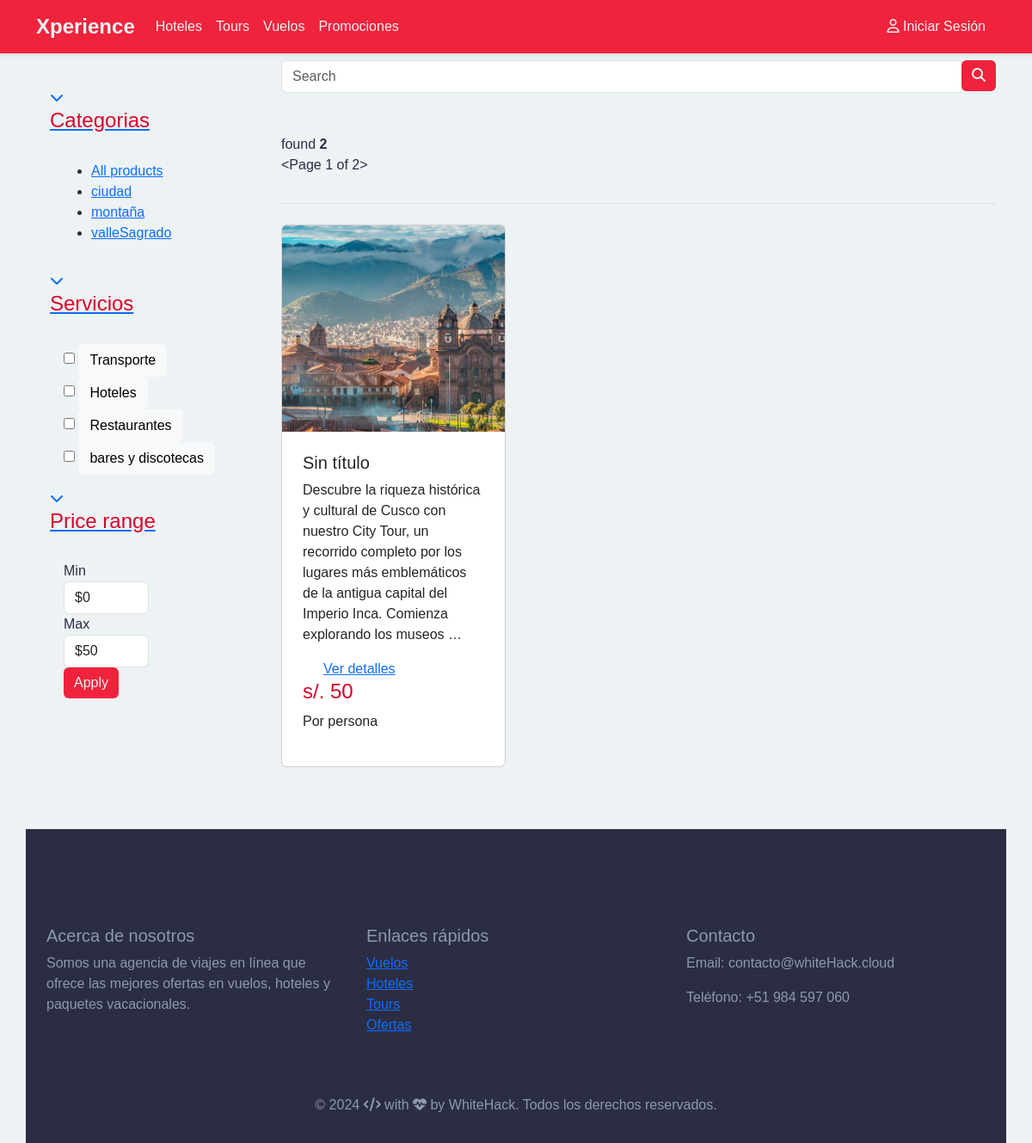
Screenshot of /store/category/ciudad/ with the database file from the repository.
### category/models.py (models this page shows, shortened)
class Category(models.Model):
    category_name = models.CharField(max_length=50, unique=True)
    slug = models.CharField(max_length=100, unique=True)
    description = models.TextField(blank=True)
    class Meta:
        verbose_name = 'category'
        verbose_name_plural = 'categories'

### store/models.py (models this page shows, shortened)
class Product(models.Model):
    product_name = models.CharField(max_length=200, unique=True)
    slug = models.SlugField(max_length=200, unique=True)
    title = models.CharField(max_length=100, default="Sin título")
    description = models.TextField(max_length=1000, blank=True)
    price = models.IntegerField()
    images = models.ImageField(upload_to='fotos/productos')
    stock = models.IntegerField()
    is_available = models.BooleanField(default=True)
    category = models.ForeignKey(Category, on_delete=models.CASCADE)
    created_date = models.DateField(auto_created=True)
    modified_date = models.DateField(auto_created=True)
    @property
    def price_public(self):
        return int(self.price * 1.25) if self.price is not None else 0
    def get_url(self):
        return reverse('product_detail', args=[self.category.slug, self.slug])

### store/views.py (the view)
# urls.py: path('', views.store, name='store'),
def store(request, category_slug=None):
    categories = None
    products = None
    if category_slug != None:
        categories = get_object_or_404(Category, slug= category_slug)
        products = Product.objects.filter(category=categories, is_available= True)
        paginator = Paginator(products, 1)
        page = request.GET.get('page')
        paged_products = paginator.get_page(page)
        product_count = products.count()
    else:
        products = Product.objects.filter(is_available= True).order_by('id')
        paginator = Paginator(products, 3)
        page = request.GET.get('page')
        paged_products = paginator.get_page(page)
        product_count = products.count()
    context = {
        'products': paged_products,
        'product_count': product_count
    }
    return render(request, 'store/store.html', context)

### category/context_procesor.py (called while the page is built)
def menu_links(request):
    links = Category.objects.all()
    return dict(links=links)

### templates/store/store.html (shortened to what this page needs)
{% extends 'base.html' %}
{% load static %}
{% block content %}
<main>
<section class="section-content padding-y">
    <div class="container">
    <div class="row">
<aside class="col-md-3">
    <div class="card-body">
        <article class="filter-group">
            <header class="card-header">
                <a href="#" data-toggle="collapse" data-target="#collapse_1" aria-expanded="true" class="">
                    <i class="icon-control fa fa-chevron-down"></i>
                    <h6 class="title">Categorias</h6>
                </a>
            </header>
            <div class="filter-content collapse show" id="collapse_1" style="">
                <div class="card-body">
                    <ul class="list-menu">
                    <li><a href="{% url 'store'%}">  All products  </a></li>
                    {% for category in links %}
                    <li><a href="{{category.get_url}}"> {{category.category_name}}  </a></li>
                    {% endfor %}
                    </ul>
                </div>
            </div>
        </article>
        <article class="filter-group">
            <header class="card-header">
                <a href="#" data-toggle="collapse" data-target="#collapse_4" aria-expanded="true" class="">
                    <i class="icon-control fa fa-chevron-down"></i>
                    <h6 class="title">Servicios </h6>
                </a>
            </header>
            <div class="filter-content collapse show" id="collapse_4" style="">
                <div class="card-body">
                  <label class="checkbox-btn">
                    <input type="checkbox">
                    <span class="btn btn-light"> Transporte </span>
                  </label>
                  <label class="checkbox-btn">
                    <input type="checkbox">
                    <span class="btn btn-light"> Hoteles </span>
                  </label>
                  <label class="checkbox-btn">
                    <input type="checkbox">
                    <span class="btn btn-light"> Restaurantes </span>
                  </label>
                  <label class="checkbox-btn">
                    <input type="checkbox">
                    <span class="btn btn-light"> bares y discotecas </span>
                  </label>
            </div>
            </div>
        </article>
        <article class="filter-group">
            <header class="card-header">
                <a href="#" data-toggle="collapse" data-target="#collapse_3" aria-expanded="true" class="">
                    <i class="icon-control fa fa-chevron-down"></i>
                    <h6 class="title">Price range </h6>
                </a>
            </header>
            <div class="filter-content collapse show" id="collapse_3" style="">
                <div class="card-body">
                    <div class="form-row">
                    <div class="form-group col-md-6">
                      <label>Min</label>
                          <select class="mr-2 form-control">
                            <option value="0">$0</option>
                        </select>
                    </div>
                    <div class="form-group text-right col-md-6">
                      <label>Max</label>
                          <select class="mr-2 form-control">
                            <option value="50">$50</option>
                        </select>
                    </div>
                    </div>
                    <button class="btn btn-block btn-primary">Apply</button>
                </div>
            </div>
        </article>
    </div>
</aside>
<main class="col-md-9">
    <form action="{% url 'search' %}" class="search" method= 'GET'>
        <div class="input-group w-100">
            <input type="text" class="form-control" style="width:60%;" placeholder="Search" name='keyword'>
            <div class="input-group-append">
              <button class="btn btn-primary" type="submit">
                <i class="fa fa-search"></i>
              </button>
            </div>
        </div>
    </form>
    <header class="border-bottom mb-4 pb-3 mt-5">
            <div class="form-inline">
                <span class="mr-md-auto">found <b> {{product_count}} </b></span>
                <p> {{products}} </p>
            </div>
    </header>
        <div class="row">
            {% if products %}
            {% for product in products %}
            <div class="col-md-4 mb-4">
                <div class="card bg-white shadow-md rounded-lg overflow-hidden max-w-xs">
                    <img src="{{ product.images.url }}" class="card-img-top" alt="Oferta 1">
                    <div class="p-4">
                        <h5 class="text-lg font-semibold">{{ product.title }}</h5>
                        <p class="text-gray-600">{{ product.description|truncatechars:200 }}</p>
                        <a href="{{ product.get_url }}" class="mt-4 inline-block  bg-blue-500 hover:bg-blue-600 px-4 py-2 rounded">
                            Ver detalles
                        </a>
                        <div class="precios border-2">
                            <h6 id="precio">s/. {{ product.price_public }}</h6>
                            <p>Por persona</p>
                        </div>
                    </div>
                </div>
            </div>
        {% endfor %}
        {% else %}
            <div>
                <h2>No hay productos que coincidan con su búsqueda</h2>
            </div>
        {% endif %}
        </div>
</main>
{% endblock %}

### xperience/static/css/style_edg_7.css (style rules this page uses)
:root { --rojo1 : #ef233c; --rojo2: #d90429; --blanco: #edf2f4; --gris: #8d99ae; --oscuro: #2b2d42; }
body { font-family: 'Arial', sans-serif; color: var(--oscuro); background-color: var(--blanco); }
.btn-primary { background-color: var(--rojo1); color: var(--blanco); border: none; }
.card-img-top { object-fit: cover; height: 240px; width: 100%; }
.card-body { padding: 1rem; margin-top: 1rem; flex-grow: 1; }
h6 { color: var(--rojo2) !important; font-size: 1.5rem; font-weight: 500; }

### rows the page displays
Category: category_name "ciudad"
Category: category_name "montaña"
Category: category_name "valleSagrado"
Product: images (picture), title "Sin título", description "Descubre la riqueza histórica y cultural de Cusco con nuestro City Tour, un recorrido completo por los lugares más emblemáticos de la antigua capital del Imperio Inca. Comienza explorando los museos …", price_public "50"

### other values shown
{{ product_count }} "2"
{{ products }} "<Page 1 of 2>"
